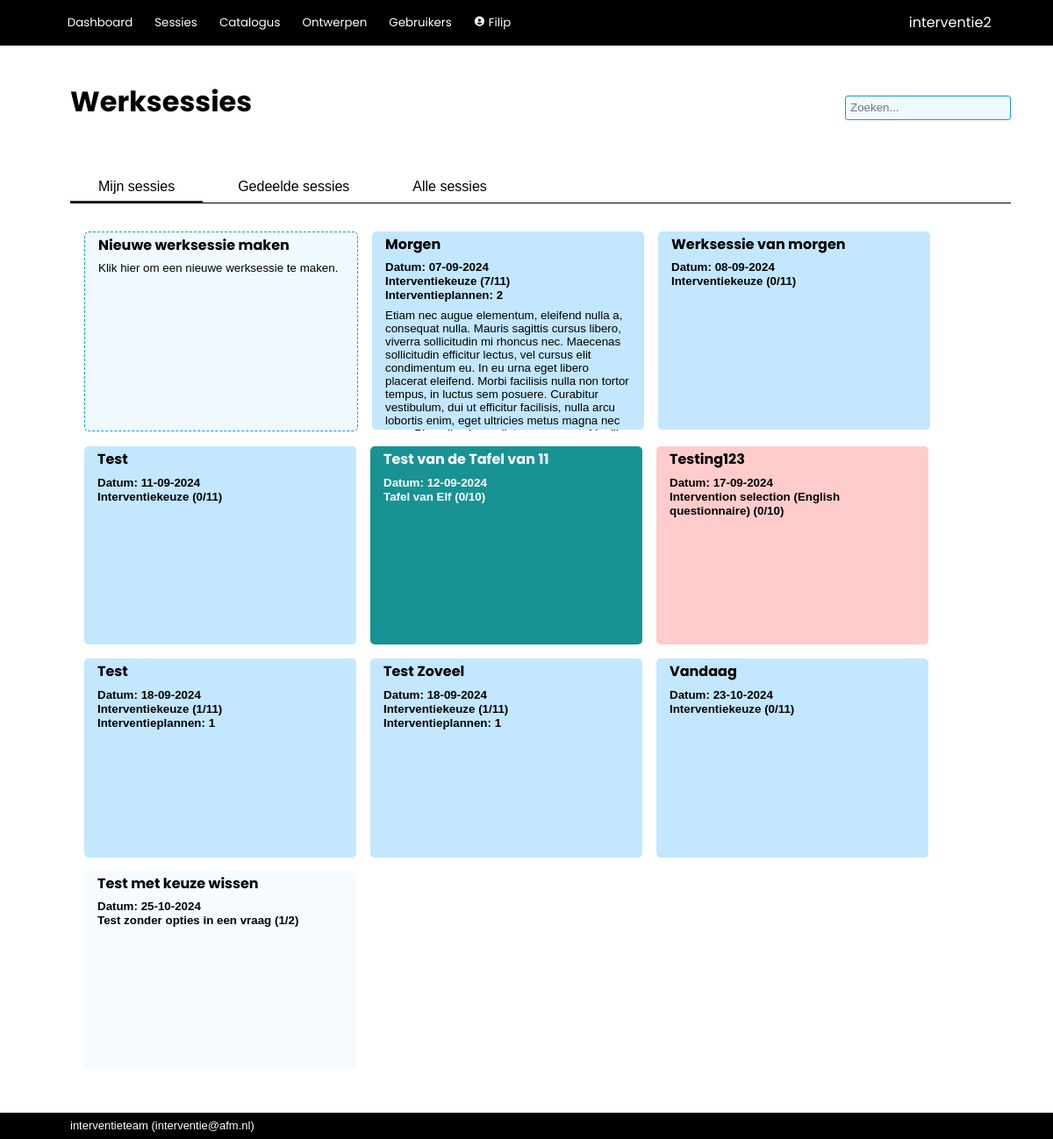
/worksessions (signed in), run on an earlier commit of the app's database.
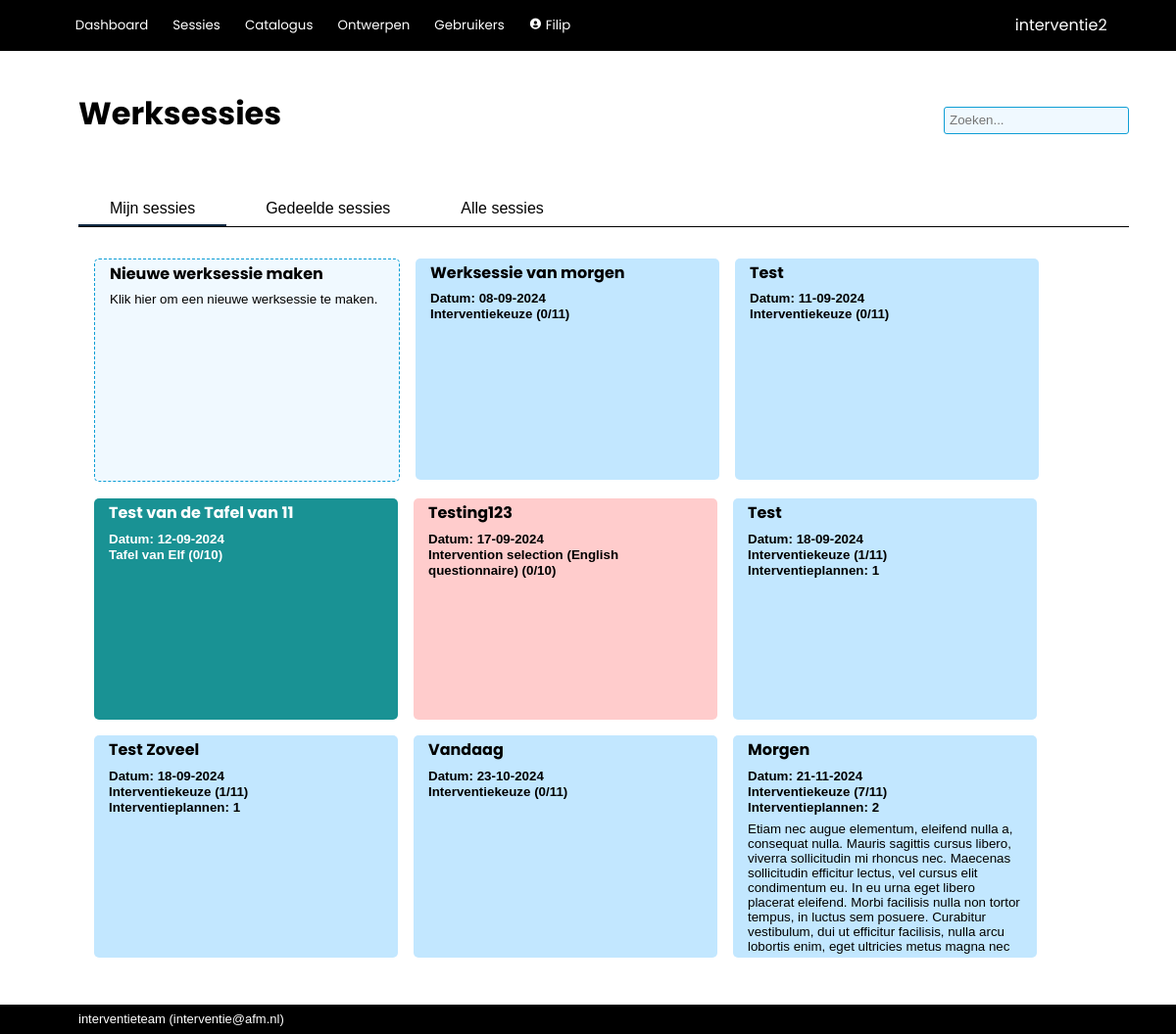
And on a later commit of the database.
### interventie2/models.py (models this page shows, shortened)
class User(db.Model, UserMixin):
    __tablename__ = 'users'
    id            = db.Column(db.Integer, primary_key=True)
    name          = db.Column(db.String(80), nullable=False, unique=True)
    password      = db.Column(db.String(200), nullable=False)
    role_id       = db.Column(db.Integer, db.ForeignKey('roles.id'), nullable=False, default=4) #references roles.id
    description   = db.Column(db.String(2000), nullable=False, default="")
    email         = db.Column(db.String(254))
    link          = db.Column(db.String(1000))
    active        = db.Column(db.Boolean, nullable=False, default=True)
    date_created  = db.Column(db.DateTime(timezone=True), server_default=func.now())
    last_seen     = db.Column(db.DateTime(timezone=True), server_default=func.now())
    role = relationship('Role')
    messages = relationship('Message', back_populates='recipient', foreign_keys="Message.recipient_id", cascade='all, delete-orphan')
    messages_sent = relationship('Message', back_populates='sender', foreign_keys="Message.sender_id")
    worksession = relationship('Worksession', back_populates='creator')
    plan = relationship('Plan', back_populates='creator')
    allowed_worksessions = relationship('Worksession', secondary='worksession_access', back_populates='allowed_users')
    owned_instruments = relationship('Instrument', back_populates='owner')
    def unread_messages(self):
        return sum(1 for message in self.messages if (message.unread) and (message.deliver_after.date() <= date.today()))
    def unread_message_alert(self):
        return self.unread_messages() > 0

class Worksession(db.Model):
    __tablename__ = 'worksessions'
    id            = db.Column(db.Integer, primary_key=True)
    name          = db.Column(db.String(100), nullable=False)
    date_modified = db.Column(db.DateTime(timezone=True), server_default=func.now())
    parent_id     = db.Column(db.Integer, db.ForeignKey('worksessions.id'))
    child_description = db.Column(db.String(2000), nullable=False, default="")
    participants  = db.Column(db.String(500), nullable=False, default="")
    date          = db.Column(db.DateTime(timezone=True))
    project_number= db.Column(db.String(100))
    description   = db.Column(db.String(2000), nullable=False, default="")
    effect        = db.Column(db.String(2000), nullable=False, default="")
    link_to_page  = db.Column(db.String(1000), nullable=False, default="")
    show_instruments = db.Column(db.Boolean, default=True)
    mark_top_instruments = db.Column(db.Integer, nullable=False, default=1)
    show_rest_instruments = db.Column(db.Boolean, default=False)
    show_tags     = db.Column(db.Boolean, default=True)
    presenter_mode_zoom = db.Column(db.Numeric(3,2), nullable=False, default=1.25)
    presenter_mode_color_title = db.Column(db.String(7))
    presenter_mode_text_color_title = db.Column(db.String(7))
    presenter_mode_color_nav = db.Column(db.String(7))
    presenter_mode_text_color = db.Column(db.String(7))
    presenter_mode_text_color_nav = db.Column(db.String(7))
    presenter_mode_color_coll = db.Column(db.String(7))
    presenter_mode_text_color_coll = db.Column(db.String(7))
    presenter_mode_color_highlight = db.Column(db.String(7))
    presenter_mode_text_color_highlight = db.Column(db.String(7))
    presenter_mode_text_color_heading = db.Column(db.String(7))
    presenter_mode_background_color1 = db.Column(db.String(7))
    presenter_mode_background_color2 = db.Column(db.String(7))
    archived      = db.Column(db.Boolean, default=False)
    question_set_id = db.Column(db.Integer, db.ForeignKey('question_sets.id'))
    process_id    = db.Column(db.Integer, db.ForeignKey('processes.id'), nullable=False, default=1)
    enable_voting = db.Column(db.Boolean, default=False)
    voting_key    = db.Column(db.String(6), nullable=False, default=generate_secret_key(6))
    creator_id    = db.Column(db.Integer, db.ForeignKey('users.id'))
    secret_key    = db.Column(db.String(20), nullable=False, default=generate_secret_key())
    parent = relationship('Worksession', remote_side=[id], backref='children')
    creator = relationship('User', back_populates='worksession')
    allowed_users = relationship('User', secondary='worksession_access', back_populates='allowed_worksessions')
    answers = relationship('Answer', back_populates='worksession', cascade='all, delete-orphan')
    votes = relationship('Votes', back_populates='worksession', cascade='all, delete-orphan')
    question_set = relationship('QuestionSet')
    process = relationship('Process')
    plan = relationship('Plan', back_populates='worksession', cascade='all, delete-orphan')
    def completion(self, perc=False, raw=False, dec=0):
        given_answers = 0
        for a in self.answers:
            if a.completed():
                given_answers += 1
        if perc:
            return f'{round((given_answers/(1.0*self.question_set.size()))*100,dec)}%'
        if raw:
            return given_answers/(1.0*self.question_set.size())
        return f'{given_answers}/{self.question_set.size()}'

class QuestionSet(db.Model):
    __tablename__ = 'question_sets'
    id            = db.Column(db.Integer, primary_key=True)
    name          = db.Column(db.String(500), nullable=False)
    description   = db.Column(db.String(2000), nullable=False, default="")
    owner_id      = db.Column(db.Integer, db.ForeignKey('users.id'), nullable=False) #references users.id
    date_created  = db.Column(db.DateTime(timezone=True), server_default=func.now())
    date_modified = db.Column(db.DateTime(timezone=True), server_default=func.now())
    default_process_id = db.Column(db.Integer, db.ForeignKey('processes.id'), nullable=False, default=1)
    default_instruments_visible = db.Column(db.Boolean, nullable=False, default=True)
    default_tags_visible = db.Column(db.Boolean, nullable=False, default=False)
    default_allow_weights = db.Column(db.Boolean, nullable=False, default=False)
    color         = db.Column(db.String(7))
    text_color    = db.Column(db.String(7))
    forbidden_tags = relationship('Tag', secondary='question_set_forbidden_tags')
    mandatory_tags = relationship('Tag', secondary='question_set_mandatory_tags')
    owner = relationship('User')
    default_process = relationship('Process')
    questions = relationship('Question', cascade='all, delete-orphan')
    worksessions = relationship('Worksession', back_populates='question_set', cascade='all, delete-orphan')
    def size(self):
        s = 0
        for question in self.questions:
            if not question.is_category:
                s += 1
        return s

class Question(db.Model):
    __tablename__ = 'questions'
    id            = db.Column(db.Integer, primary_key=True)
    name          = db.Column(db.String(500), nullable=False)
    description   = db.Column(db.String(2000), nullable=False, default="")
    question_set_id = db.Column(db.Integer, db.ForeignKey('question_sets.id'))  #references question_sets.id
    allow_motivation = db.Column(db.Boolean, nullable=False, default=True)
    allow_choice  = db.Column(db.Boolean, nullable=False, default=True)
    allow_multiselect = db.Column(db.Boolean, nullable=False, default=False)
    allow_weight  = db.Column(db.Boolean, nullable=False, default=False)
    order         = db.Column(db.Integer, nullable=False, default=100)
    required_active_tags = relationship('Tag', secondary='question_required_tags')
    options = relationship('Option', cascade='all, delete-orphan')
    question_set = relationship('QuestionSet', back_populates='questions')
    @hybrid_property
    def is_category(self):
        return (not(self.allow_motivation or self.allow_choice))

### interventie2/main/routes.py (the view)
@main.route('/worksessions', methods=['GET', 'POST'])
@login_required
def worksessions():
	worksessions = Worksession.query.order_by(Worksession.date)
	return render_template('main/worksessions.html', worksessions=worksessions)

### interventie2/main/templates/main/worksessions.html (shortened to what this page needs)
{% extends 'base.html' %}
{% block page_title %}
Werksessies
{% endblock %}
{% block tabs %}
    <button class="tablinks" onclick="switch_tab(event, 'ws_owned')" id="defaultOpen">Mijn sessies</button>
    <button class="tablinks" onclick="switch_tab(event, 'ws_shared')">Gedeelde sessies</button>
    <button class="tablinks" onclick="switch_tab(event, 'ws_all')">Alle sessies</button>
{% endblock %}
{% block body %}
<div id="ws_owned" class="tabcontent">
    <div class="card_area">
        <a href="{{ url_for('main.new_worksession') }}">
            <div class="card new">
                <div class="card_title">
                    Nieuwe werksessie maken
                </div>
                <div class="card_description">
                    Klik hier om een nieuwe werksessie te maken.
                </div>
            </div>
        </a>
        {% for worksession in worksessions | selectattr('parent', 'none') %}
            {% if worksession.archived == false %}
                {% if current_user in worksession.allowed_users or current_user.role.see_all_worksessions %}
                    {% if current_user == worksession.creator %}
                    <a href="{{url_for('main.show_worksession', worksession_id=worksession.id)}}">
                        <div class="card" style="background-color:{{ worksession.question_set.color }}; color:{{ worksession.question_set.text_color }}">
                            <div class="card_title">
                                {{ worksession.name}}
                            </div>
                            <div class="card_info">
                                <p>Datum: {{ worksession.date.strftime('%d-%m-%Y') }}</p>
                                <p>{{ worksession.question_set.name }} ({{ worksession.completion() }})</p>
                                {% if worksession.plan | count > 0 %}
                                    <p>Interventieplannen: {{ worksession.plan | count }}</p>
                                {% endif %}
                            </div>
                            <div class="card_description">
                                {{ worksession.description | escape | markdown }}
                            </div>
                        </div>
                    </a>
                    {% endif %}
                {% endif %}
            {% endif %}
        {% endfor %}
    </div>
</div>
{% endblock %}

### interventie2/templates/base.html (shortened to what this page needs)
<!DOCTYPE html>
<html lang="en">
    <head>
        <link rel="stylesheet" href="{{ url_for('static', filename='css/styles.css')}}">
        <link href="https://unpkg.com/boxicons@2.1.2/css/boxicons.min.css" rel="stylesheet">
    </head>
    <body>
        {% import 'jinja_macros.html' as macro %}
        <header>
            <div class="logo">{{ config['APP_NAME'] }}</div>
            <div class="modes">
                {% if current_user.is_authenticated %}
                    <button>
                        <a href="{{ url_for('main.index') }}">Dashboard</a>
                    </button>
                    <button>
                        <a href="{{ url_for('main.worksessions') }}">Sessies</a>
                    </button>
                    <button>
                        <a href="{{ url_for('catalog.index') }}">Catalogus</a>
                    </button>
                    {% if current_user.role.edit_questionnaire %}
                        <button>
                            <a href="{{ url_for('tools.index') }}">Ontwerpen</a>
                        </button>
                    {% endif %}
                    {% if current_user.role.edit_users %}
                        <button>
                            <a href="{{ url_for('admin.index') }}">Gebruikers</a>
                        </button>
                    {% endif %}
                    <button>
                        <a href="{{ url_for('admin.user', id=current_user.id) }}"><i class='bx bxs-user-circle'></i>
                            {{ current_user.name }}
                        </a>
                    </button>
                {% else %}
                    <button>
                        <a href="{{ url_for('main.login') }}">Login</a>
                    </button>
                {% endif %}
            </div>
        </header>
        <nav>
            <div class="title">{% block page_title %}{% endblock %}</div>
            {% if current_user.is_authenticated %}
                <form action="/analysis/search" method="get" class="search">
                    <input id="search" type="search"  name="q" value="{{ request.args.get('q') or '' }}" placeholder="Zoeken...">
                </form>
            {% endif %}
            <div class="tabs">{% block tabs %}{% endblock %}</div>
        </nav>
        <main>
            <section>{% block body %}{% endblock %}</section>
        </main>
        <footer>{{ config['MAINTAINER'] }} (<a href="mailto:{{ config['MAINTAINER_EMAIL'] }}">{{ config['MAINTAINER_EMAIL'] }}</a>)</footer>
    </body>
</html>

What changed in the data, as far as the page shows it:
removed Worksession: name "Test met keuze wissen", date "25-10-2024", question_set.name "Test zonder opties in een vraag", completion "1/2"
changed Worksession "Morgen": date "07-09-2024" → "21-11-2024"; moves down the list
